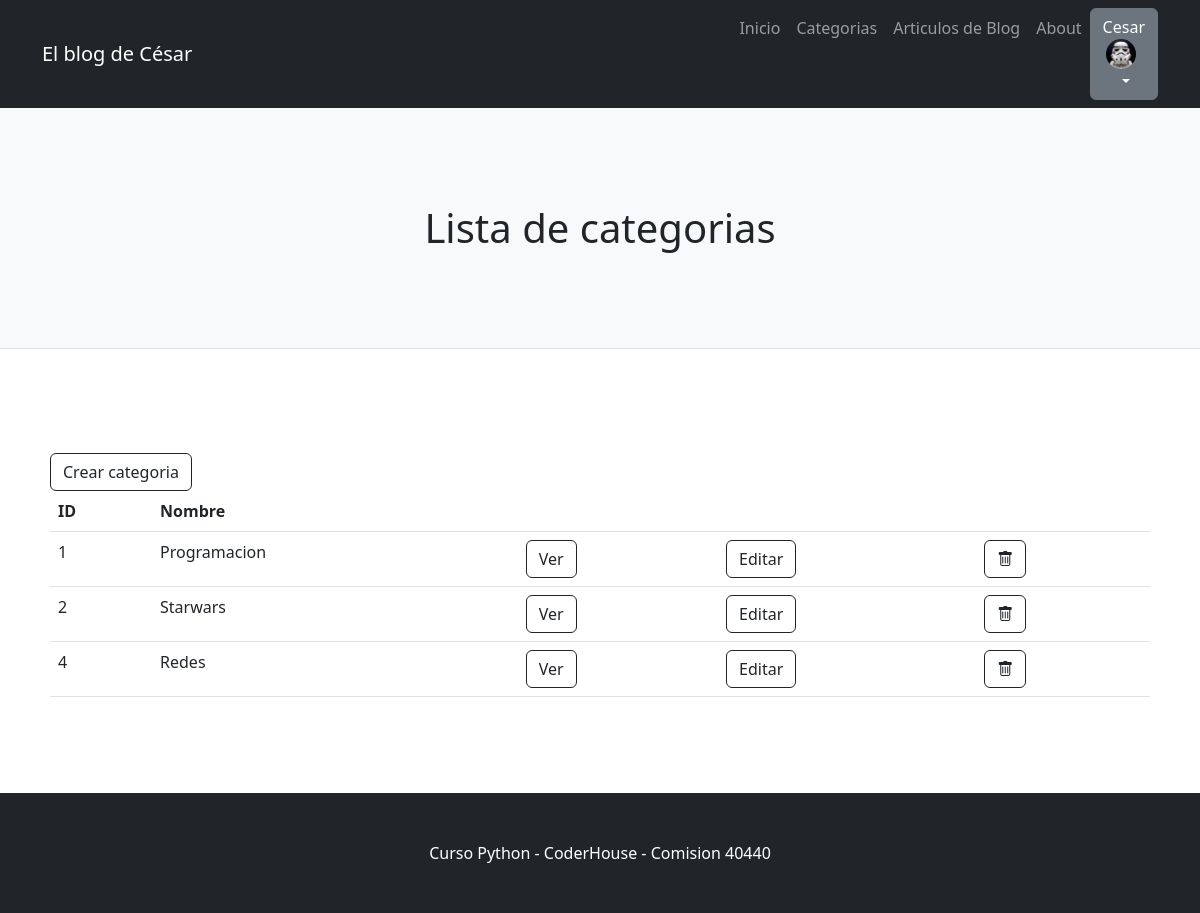
Before: /blog/categorias/ (signed in) with the older database file.
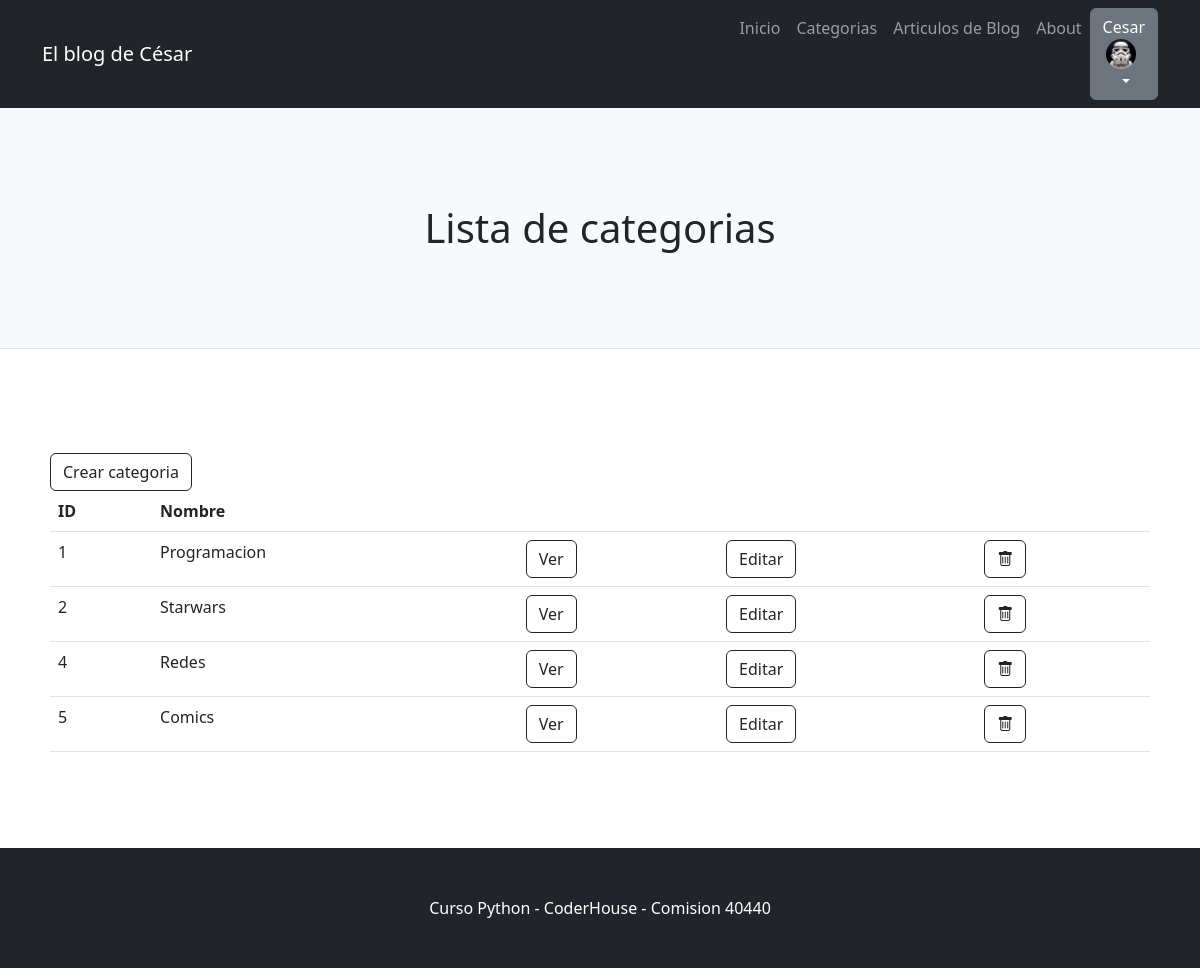
After: the same page with the newer database file.
### blog/models.py (models this page shows, shortened)
class Categoria(models.Model):
    nombre = models.CharField(max_length=40)

### blog/views.py (the view)
# urls.py: path("categorias/", CategoriaListView.as_view(), name="categorias"),
class CategoriaListView(ListView):
    model = Categoria
    template_name = 'blog/categorias.html'

### blog/templates/blog/categorias.html
{% extends "blog/base.html" %}
{% block titulo %}
<h1>Lista de categorias</h1>
{% endblock titulo %}
{% block contenido %}
<section>
  <div>
    {%if user.is_authenticated%}
    <a class="btn btn-outline-dark" href="{% url 'crear_categoria' %}">Crear categoria</a>
    {%endif%}
    <br />
    <table class="table">
      <tbody>
        <tr>
          <th>ID</th>
          <th>Nombre</th>
          <td></td>
          <td></td>
          <td></td>
        </tr>
        {% for categoria in object_list %}
        <tr>
          <td>{{ categoria.id }}</td>
          <td>{{ categoria.nombre }}</td>
          <td>
            <a class="btn btn-outline-dark" href="{% url 'ver_categoria' categoria.id %}">Ver</a>
          </td>
          {%if user.is_authenticated%}
          <td>
            <a class="btn btn-outline-dark" href="{% url 'editar_categoria' categoria.id %}">Editar</a>
          </td>
          <td>
            <a class="btn btn-outline-dark" href="{% url 'eliminar_categoria' categoria.id %}">
              <i class="bi bi-trash"></i>
            </a>
          {%endif%}
          </td>
        </tr>
        {% endfor %}
      </tbody>
    </table>
  </div>
</section>
{% endblock contenido %}

Changed rows visible on the page:
added Categoria: id "5", nombre "Comics"
